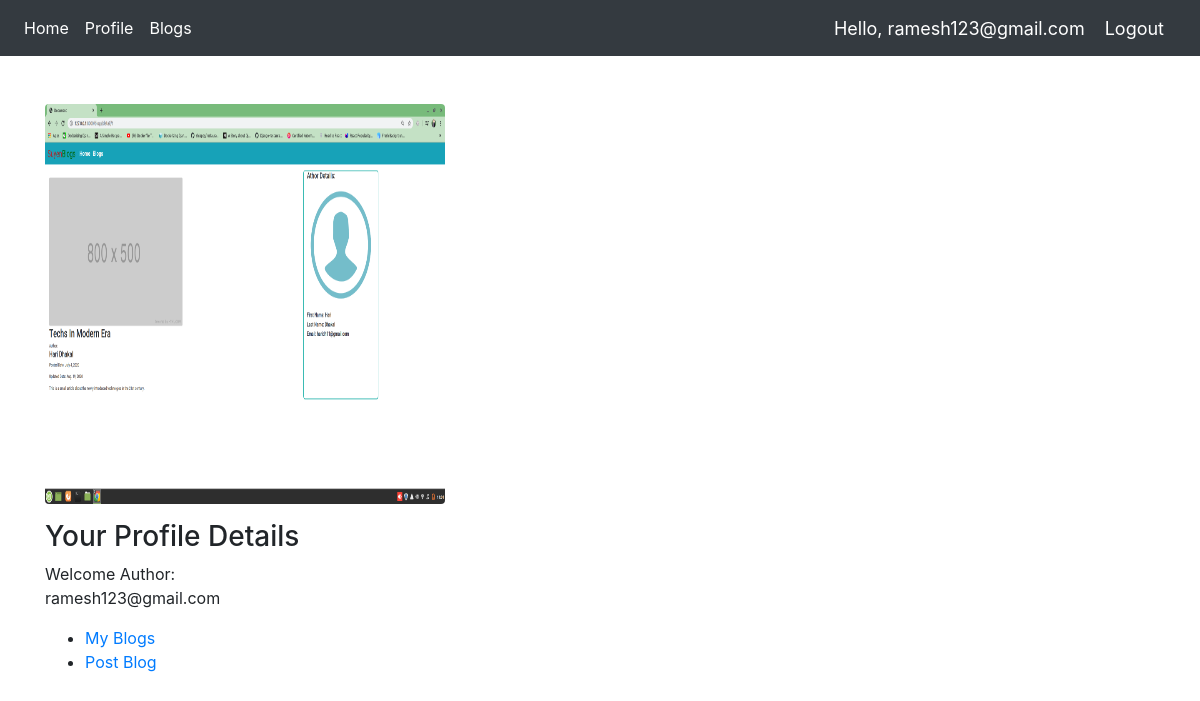
Screenshot of /user/profile/ (signed in) with the database file from the repository.
### user/models.py (models this page shows)
class CustomUser(AbstractUser):
    username = None
    profile_pic = models.ImageField(_('profile picture'), upload_to='users/')
    email = models.EmailField(_('email address'), unique=True)
    USERNAME_FIELD = 'email'
    REQUIRED_FIELDS = []
    objects = CustomUserManager()
    def __str__(self):
        return self.email

### user/views.py (the view)
# urls.py: path('profile/', UserProfileView.as_view(), name='profile'),
class UserProfileView(TemplateView):
    template_name = 'user/profile.html'

### user/templates/user/profile.html (shortened to what this page needs)
{% extends 'base.html' %}
{% block content %}
<div class="container">
    <div class="row my-5">
      <div class="col-12 col-md-6 col-lg-3">
          <div class="cnt-block equal-hight" style="height: 349px;">
            <figure><img src="{{ request.user.profile_pic.url }}" height="400px" width="400px" class="rounded" alt=""></figure>
            <h3>Your Profile Details</a></h3>
            <p>Welcome Author: {{ request.user}}</p>
            <ul class="follow-us clearfix">
              <li><a href="{% url 'user:myblogs' %}">My Blogs</a></li>
              <li><a href="{% url 'blog:blog-create' %}">Post Blog</a></li>
            </ul>
          </div>
      </div>
    </div>
</div>
{% endblock %}

### templates/base.html (shortened to what this page needs)
<!DOCTYPE html>
{% load static %}
<html lang="en">
<head>
    <link rel="stylesheet" href="https://stackpath.bootstrapcdn.com/bootstrap/4.5.0/css/bootstrap.min.css">
    <link rel="stylesheet" href="https://use.fontawesome.com/releases/v5.6.1/css/all.css">
    <link rel="stylesheet" type="text/css" href="{% static 'css/main.css' %}">
</head>
<body>
    <nav class="navbar navbar-expand-lg navbar-dark bg-dark">
        <div class="collapse navbar-collapse" id="navbarNav">
            <ul class="navbar-nav">
                <li class="nav-item active">
                    <a class="nav-link" href="{% url 'home' %}">Home</a>
                </li>
                {% if request.user.is_authenticated %}
                <li class="nav-item active">
                    <a class="nav-link" href="{% url 'user:profile' %}">Profile</a>
                </li>
                {% endif %}
                <li class="nav-item active">
                    <a class="nav-link" href="{% url 'blog:blog-list' %}">Blogs</a>
                </li>
            </ul>
        </div>
        {% if request.user.is_authenticated %}
        <span class="hello-msg">Hello, {{request.user}}</span>
        <span ><a  class="hello-msg" href="{% url 'user:logout' %}">Logout</a></span>
        {% else %}
        <span><a  class="hello-msg" href="{% url 'user:login' %}">Login</span>
        <span ><a  class="hello-msg" href="{% url 'user:signup' %}">Signup</a></span>
        {% endif %}
    </nav>
    {% block content %}
    {% endblock %}
</body>
</html>

### static/css/main.css (style rules this page uses)
body, html { margin: 0; padding: 0; height: 100%; }

### templates/base.html (style rules this page uses)
.hello-msg { font-size: 18px; color: #fff; margin-right: 20px; text-decoration: none; }

### rows the page displays
CustomUser: user "ramesh123@gmail.com", user.profile_pic (picture)
